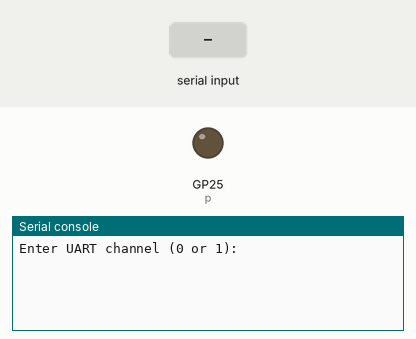
Recording of a program running on a simulated Raspberry Pi Pico running MicroPython. On the bench: output pins drawn as LEDs (lit = HIGH), the last lines printed to the serial console. The test bench sets the inputs (shaded band).

Above: at 1.2 s.
1.3 s: "A" typed at the serial console, then Enter
At 2.2 s:
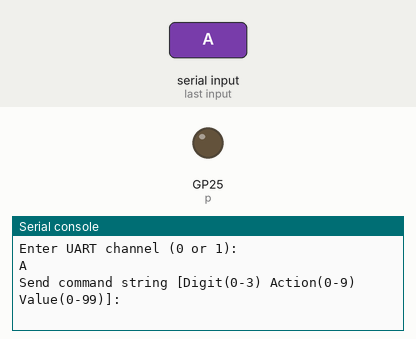
2.8 s: "200" typed at the serial console, then Enter
At 3.3 s:
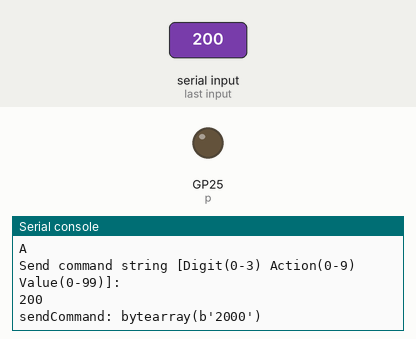

Measured:
- after the input at 1.3 s, the serial console: prints a new line at once (image 1)
- after the input at 2.8 s, the serial console: prints a new line at once (image 2)

The program:

uart_protocol.py
```python
from machine import UART, Pin
import time
#import uasyncio as asyncio  # Import uasyncio for async operations
# This file contains the UART commands

class UARTChecksumError(Exception):
    pass

class UARTInvalidDigit(Exception):
    pass

class UARTInvalidAction(Exception):
    pass

# Two UART channels are available on the Raspberry Pi Pico.
# UART0 channel is used for the hour tens and ones digits.
# UART1 channel is used for the minute tens and ones digits.
class uartChannel():
    uart0 = 0
    uart1 = 1

# UART pins:
class uartPins():
    uartTx0Pin = 0
    uartRx0Pin = 1
    uartTx1Pin = 4
    uartRx1Pin = 5

# Each digit is assigned a number, 0-3, with 0 being the leftmost digit
# and 3 being the rightmost digit when facing the display.
# The colon controller is the conductor for all digits
class hourMinutesDigit():
    hour_tens_digit = 0
    hour_ones_digit = 1
    minute_tens_digit = 2
    minute_ones_digit = 3
    conductor = 4

class uartActions():
    setdigit = 0
    retractSegment = 1
    extendSegment = 2
    dance = 3
    ack = 4
    setmotorspeed = 5
    setwaittime = 6
    brightness = 7
    hybernate = 8

# The UART protocol is a 3 character string
# The valid character set is 0-15 for the digit display
    # 0 = 	0011 1111   0x3F
    # 1 =	0000 0110   0x06
    # 2 =	0101 1011   0x5B
    # 3 =	0100 1111   0x4F
    # 4 =	0110 0110   0x66
    # 5 =	0110 1101   0x6D
    # 6 =	0111 1101   0x7D
    # 7 =	0000 0111   0x07
    # 8 =   0111 1111   0x7F
    # 9 =   0110 0111   0x67
    # 10 =   0110 0011   0x63  #degrees
    # 11 =   0101 1100   0x5C  #percent
    # 12 =   0011 1001   0x39  #celcius
    # 13 =   0111 0001   0x71  #farhenheit
    # 14 =   0100 0000   0x40  #minus
    # 15 =   0000 0000   0x00  #clear

# Test digits are defined as follows:
    # 0 = 	0010 0001   0x21
    # 1 =	0000 0011   0x03
    # 2 =	0011 0000   0x60
    # 3 =	0100 0010   0x42
    # 4 =	0100 0001   0x41
    # 5 =	0010 0010   0x22
    # 6 =	0111 0000   0x70
    # 7 =	0100 0011   0x43
    # 8 =   0110 0001   0x61
    # 9 =   0110 0010   0x62
    # 10 =   0010 0101   0x25
    # 11 =   0000 1101   0x0D
    # 12 =   0100 1001   0x49
    # 13 =   0100 0110   0x46
    # 14 =   0100 0101   0x45
    # 15 =   0000 0000   0x00  #clear

class uartCommand():
    cmdStr = '0000'
    len = len(cmdStr)
    digitValue = [0x3F,0x06,0x5B,0x4F,0x66,0x6D,0x7D,0x07,0x7F,0x67,0x63,0x5C,0x39,0x71,0x40,0x00]
    digitTest = [0x21,0x03,0x60,0x42,0x41,0x22,0x70,0x43,0x61,0x62,0x25,0x0D,0x49,0x46,0x45,0x00]
    def __init__(self, uartCmdString):
        self.cmdStr = uartCmdString
        self.set(uartCmdString)
    def encode(self):
        return bytearray('{0}{1}{2:02}'.format(self.digit, self.action, self.value), 'utf-8')
    def set(self,uartCmdString):
        self.digit = int(uartCmdString[0])
        self.action = int(uartCmdString[1])
        self.value = int(uartCmdString[2:])

class uartProtocol():
    def __init__(self, uartCh, baudRate):
        self.uartCh = uartCh
        self.baudRate = baudRate

        if uartCh == uartChannel.uart0:
            #self.uart = UART(uartCh, baudRate, rx=Pin(uartPins.uartRx0Pin), tx=Pin(uartPins.uartTx0Pin), txbuf=4, rxbuf=4)
            self.uart = UART(0)
            self.uart.init(0,baudRate, rx=Pin(uartPins.uartRx0Pin), tx=Pin(uartPins.uartTx0Pin), txbuf=4, rxbuf=4)
        else:
            #self.uart = UART(uartCh, baudRate, rx=Pin(uartPins.uartRx1Pin), tx=Pin(uartPins.uartTx1Pin), txbuf=4, rxbuf=4)
            self.uart = UART(1)
            self.uart.init(1, baudRate, rx=Pin(uartPins.uartRx1Pin), tx=Pin(uartPins.uartTx1Pin), txbuf=4, rxbuf=4)

    def clearQueue(self):
        if self.uart.any() > 0:
            a = self.uart.readline()
            print("clearQueue: {0}".format(a))

    def sendCommand(self, uartCmd):
        b = uartCmd.encode()
        print("sendCommand: {0}".format(b))
        self.uart.write(b)

    def receiveCommand(self):
        for i in range(20):
            time.sleep(0.1)
            uartCmd = uartCommand('0000')
            if self.uart.any() > 0:
                b = bytearray(uartCmd.cmdStr, 'utf-8')
                self.uart.readinto(b)
                if b == bytearray(b'\x0000'):
                    return None
                try:
                    p = Pin(25, Pin.OUT)
                    p.on()
                    s = b.decode('utf-8')
                    print("receiveCommand: {0}".format(s))
                    uartCmd = uartCommand(s)
                    if commandHelper.validate(uartCmd):
                        p.off()
                        return uartCmd
                except Exception as e:
                    print("receiveCommand error: {0}".format(e))
                    return None
                finally:
                    p.off()
        return None

class commandHelper():
    baudRate = [9600, 19200, 38400, 57600, 115200]
    # uart command tool to decode hex values
    def decodeHex(self,value):
        returnVal = value
        if value == "A":
            returnVal = 10
        elif value == "B":
            returnVal = 11
        elif value == "C":
            returnVal = 12
        elif value == "D":
            returnVal = 13
        elif value == "E":
            returnVal = 14
        elif value == "F":
            returnVal = 15
        return int(returnVal, 16) if isinstance(returnVal, str) else returnVal

    # uart command tool to encode hex values
    def encodeHex(self,value):
        v = int(str(value))
        if v < 10:
            return '{0}'.format(value)
        if v > 15:
            return 'E'
        return str(hex(v)).upper()[2:]
    # uart command validation
    @staticmethod
    def validate(uartCmd):
        if len(uartCmd.cmdStr) != uartCommand.len:
            raise UARTChecksumError("Invalid uartCommand length = {0}".format(len(uartCmd.cmdStr)))
            #return False
        if (uartCmd.digit < 0) or (uartCmd.digit > hourMinutesDigit.conductor):
            raise UARTInvalidDigit("Invalid uartCommand digit = {0}".format(uartCmd.digit))
            #return False
        #if (uartCmd.action < 0) or (uartCmd.action > 8):
        #    raise UARTInvalidAction("Invalid uartCommand action = {0}".format(uartCmd.action))
            #return False
        return True

# Example usage:
def main():
    ch = 0
    uartch = input("Enter UART channel (0 or 1): ")
    if uartch == '1':
        ch = 1
    uart = uartProtocol(ch, commandHelper.baudRate[3])

    while True:
        cmdStr = input("Send command string [Digit(0-3) Action(0-9) Value(0-99)]: ")
        cmd = uartCommand(cmdStr)
        uart.sendCommand(cmd)
        cmd = uart.receiveCommand()
        if cmd is not None:
            print("uart{0} command received: {1}".format(ch, cmd.cmdStr))

if __name__ == "__main__":
    main()
    #asyncio.run(main())
```
